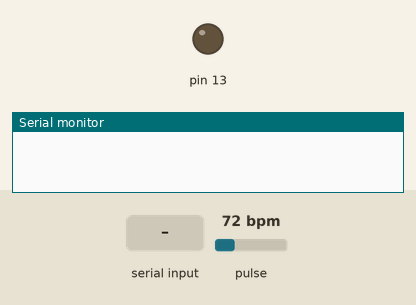
This sketch was run on a simulated Arduino Uno, built with avr-gcc and run on an emulated ATmega328P. On the bench: output pins drawn as LEDs (lit = HIGH), the last lines printed to the serial monitor. The inputs (shaded band) are chosen by the test bench; at power-on: pulse 72 bpm.

Above: at 1.2 s.
1.3 s: "2" received over Serial
At 2.1 s:
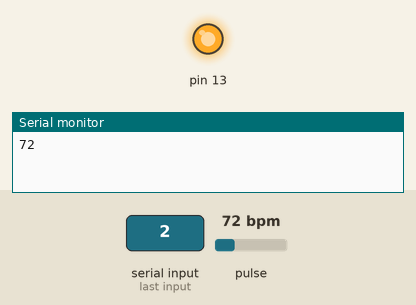
Timing chart, 0 to 4.3 s (numbered marks = the images above; inputs shaded):
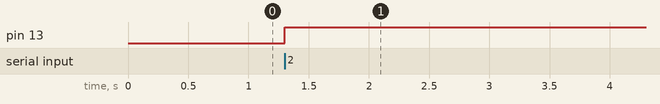

Measured:
- after the input at 1.3 s, pin 13: LOW → HIGH at once

The sketch:

Getting_BPM_to_Monitor.ino
```cpp
/*  Getting_BPM_to_Monitor prints the BPM to the Serial Monitor, using the least lines of code and PulseSensor Library.
 *  Tutorial Webpage: https://pulsesensor.com/pages/getting-advanced
 *
--------Use This Sketch To------------------------------------------
1) Displays user's live and changing BPM, Beats Per Minute, in Arduino's native Serial Monitor.
2) Print: "♥  A HeartBeat Happened !" when a beat is detected, live.
2) Learn about using a PulseSensor Library "Object".
4) Blinks LED on PIN 13 with user's Heartbeat.
--------------------------------------------------------------------*/

#define USE_ARDUINO_INTERRUPTS true    // Set-up low-level interrupts for most acurate BPM math.
#include <PulseSensorPlayground.h>     // Includes the PulseSensorPlayground Library.

//  Variables
char name;
const int PulseWire = 0;       // PulseSensor PURPLE WIRE connected to ANALOG PIN 0
const int LED13 = 13;          // The on-board Arduino LED, close to PIN 13.
int Threshold = 550;           // Determine which Signal to "count as a beat" and which to ignore.
                               // Use the "Gettting Started Project" to fine-tune Threshold Value beyond default setting.
                               // Otherwise leave the default "550" value.

PulseSensorPlayground pulseSensor;  // Creates an instance of the PulseSensorPlayground object called "pulseSensor"


void setup() {

  Serial.begin(9600);          // For Serial Monitor

  // Configure the PulseSensor object, by assigning our variables to it.
  pulseSensor.analogInput(PulseWire);
  pulseSensor.blinkOnPulse(LED13);       //auto-magically blink Arduino's LED with heartbeat.
  pulseSensor.setThreshold(Threshold);

  // Double-check the "pulseSensor" object was created and "began" seeing a signal.
   pulseSensor.begin();  //This prints one time at Arduino power-up,  or on Arduino reset.

}


void loop() {
if(Serial.available()!=0)
    {
          name = Serial.read();
          if ( name == '2')
          {
             int myBPM = pulseSensor.getBeatsPerMinute();  // Calls function on our pulseSensor object that returns BPM as an "int".
                                                           // "myBPM" hold this BPM value now.
            if (pulseSensor.sawStartOfBeat()) {            // Constantly test to see if "a beat happened".
                                    // Print phrase "BPM: "
             Serial.println(myBPM);                        // Print the value inside of myBPM.
            }
          }                    // considered best practice in a simple sketch.
    }
}
```
